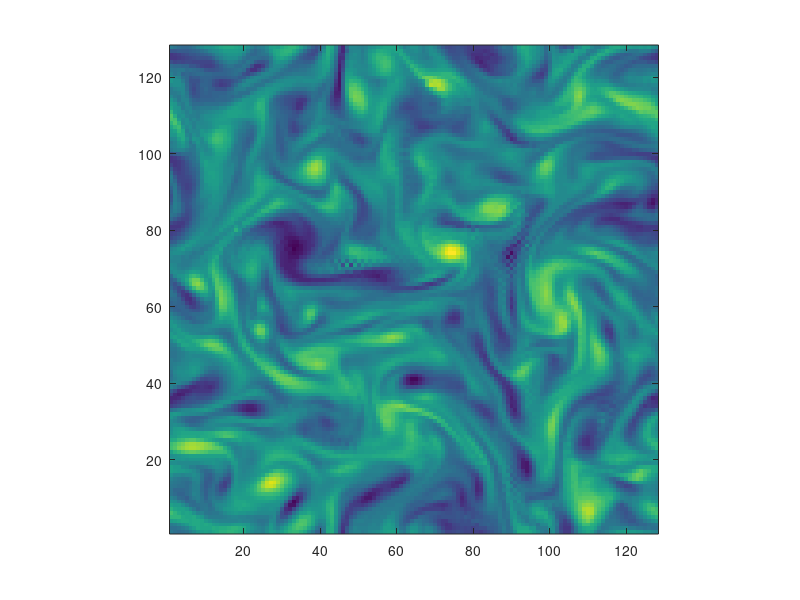

This chart was generated by the following MATLAB code:
% Time step the 2d vorticity equation on a doubly-periodic
% domain using a pseudospectral method


% Parameters
nu = 2e-5;          % Viscosity
Lx = 2*pi;          % Domain size
nx = 128;           % Resolution
dt = 2e-2;          % Time step
nsteps = 10000;     % Number of time steps


% Construct square physical and wavenumber grid
dx = Lx/nx;
x = 0:dx:Lx-dx;
k = 2*pi/Lx * [ 0:nx/2, -nx/2+1:-1 ];

y=x; ny=nx; Ly=Lx; dy=dx; l=k;    % Square domain

[X, Y] = meshgrid(x, y);
[K, L] = meshgrid(k, l);

Ksq = K.^2 + L.^2;         % Square wavenumber
invKsq = 1./Ksq;           % Inverse square wavenumber
invKsq(1, 1) = 0;          % for vorticity inversion

kmax = 2*pi/Lx * nx/3;
lmax = 2*pi/Ly * ny/3;

filt = zeros(ny, nx);
filt( (K/kmax).^2 + (L/lmax).^2 < 1 ) = 1;


% Initial condition
t = 0.0;
q = rand(nx, nx);
qh = fft2(q);


% Step forward
fig = figure(1);
t1 = tic;
for step = 1:nsteps

    % Quick plot
    if mod(step-1, 100) == 0 & step > 1
        disp([ ...
            'step = '      num2str(step,    '%04d'),   ', ', ...
            't = '         num2str(t,       '%06.1f'), ' s, ', ...
            'wall time = ' num2str(toc(t1), '%0.3f')]), t1=tic;

        clf, imagesc(q), axis xy, axis square, pause(0.01)
        %clf, pcolor(X, Y, real(ifft2(psih))), shading flat, axis square, pause(0.01)
    end


    % Calculate right hand side
    psih = -qh .* invKsq;

    q =  real(ifft2(qh));
    u = -real(ifft2(1i*L.*psih));
    v =  real(ifft2(1i*K.*psih));

    rhs = -1i*K.*fft2(u.*q) - 1i*L.*fft2(v.*q) - nu*Ksq.*qh ;
    %rhs = -1i*K.*fft2(u.*q) - 1i*L.*fft2(v.*q) - nu*Ksq.*qh - 2i*K.*psih;

    % Forward Euler timestep
    qh = qh + dt*rhs;
    t = t + dt;
end
